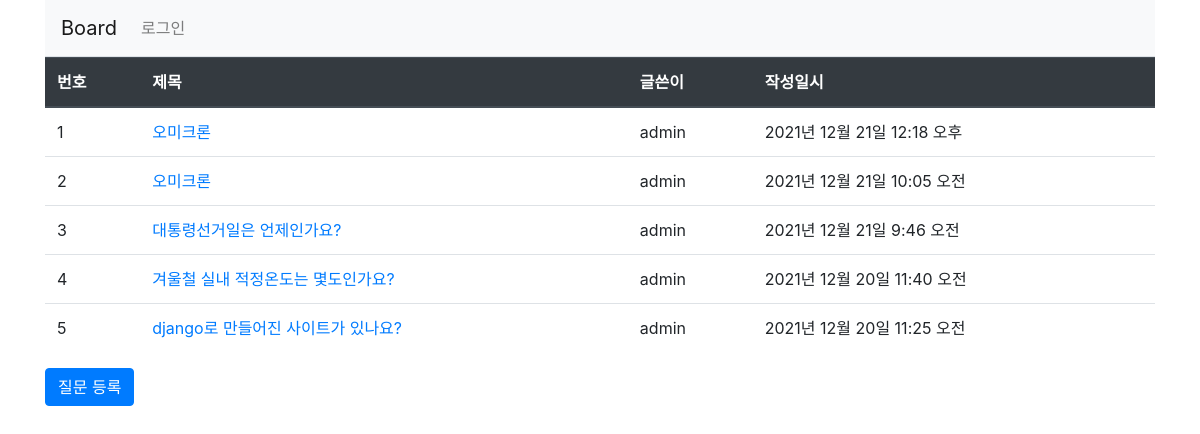
Before: / with the older database file.
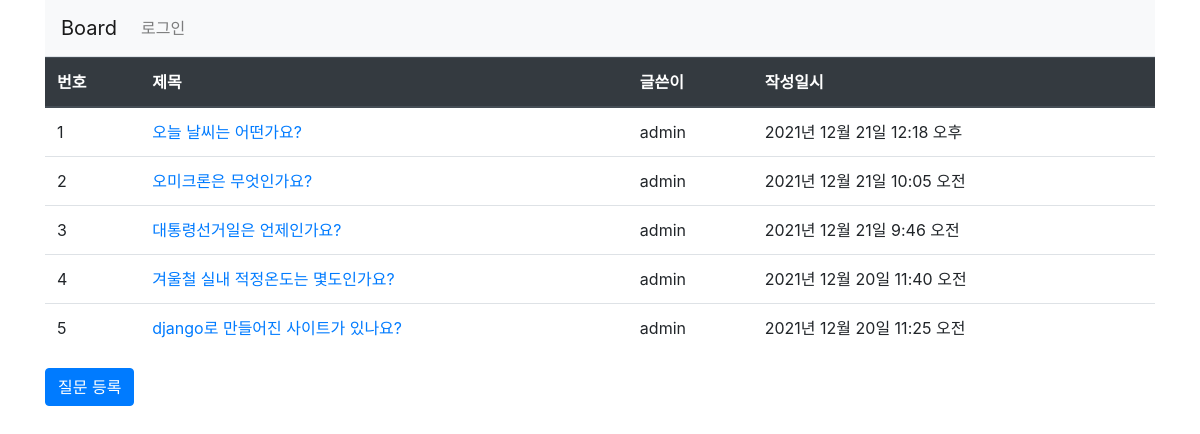
After: the same page with the newer database file.
### board/models.py (models this page shows, shortened)
class Question(models.Model):
    author = models.ForeignKey(User, on_delete=models.CASCADE)
    subject = models.CharField(max_length=100)      #질문 제목
    content = models.TextField()                    #질문 내용
    create_date = models.DateTimeField()            #질문 작성일

### board/views.py (the view)
# urls.py: path('', views.index, name='index'),                                    #질문 목록
def index(request):
    question_list = Question.objects.order_by('-create_date')
    return render(request, 'board/question_list.html', {'question_list':question_list})

### templates/board/question_list.html
{% extends 'base.html' %}
{% block content %}
<table class="table">
    <thead class="thead-dark">
        <tr>
            <th>번호</th>
            <th>제목</th>
            <th>글쓴이</th>
            <th>작성일시</th>
        </tr>
    </thead>
    <tbody>
        {% if question_list %}
            {% for question in question_list %}
                <tr>
                    <td>{{ forloop.counter }}</td>
                    <td>
                        <a href = "{% url 'board:detail' question.id %}">{{ question.subject }}</a>
                    </td>
                    <td>{{ question.author }} </td>
                    <td>{{ question.create_date }}</td>
                </tr>
            {% endfor %}
        {% else %}
        <p>질문이 없습니다 </p>
        {% endif %}
    </tbody>
</table>
<a class ="btn btn-primary"
   href = "{% url 'board:question_create' %}">질문 등록 </a>
{% endblock %}

### templates/base.html (shortened to what this page needs)
{% load static %}
<!DOCTYPE html>
<html lang="kor">
<head>
    <link rel="stylesheet" href="{% static 'board/css/bootstrap.css' %}">
</head>
<body>
<div class="container">
    <nav class="navbar navbar-expand-lg navbar-light bg-light border-bottom">
        <a class="navbar-brand" href="{% url 'board:index' %}">Board</a>
        <div class="collapse navbar-collapse flex-grow-0" id="navbarNav">
            <ul class="navbar-nav">
                <li class="nav-item">
                    {% if user.is_authenticated %}
                    <a class="nav-link" href="{% url 'common:logout' %}">{{ user.username }} (로그아웃) </a>
                    {% else %}
                    <a class="nav-link" href="{% url 'common:login' %}">로그인</a>
                    {% endif %}
                </li>
            </ul>
        </div>
    </nav>
{% block content %}
{% endblock %}
</div>
</body>
</html>

Changed rows visible on the page:
changed Question "2021년 12월 21일 12:18 오후": subject "오미크론" → "오늘 날씨는 어떤가요?"
changed Question "2021년 12월 21일 10:05 오전": subject "오미크론" → "오미크론은 무엇인가요?"
